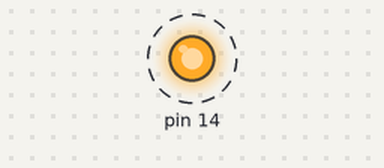
This sketch was run on a simulated Arduino Uno, built with avr-gcc and run on an emulated ATmega328P. Parts: output pins drawn as LEDs (lit = HIGH). Dashed ring = blinking.

Above: at 0.2 s.
Timing chart, 0 to 3.0 s (numbered marks = the images above):
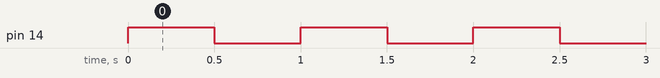

Measured:
- by itself, pin 14: alternates HIGH for 0.50 s and LOW for 0.50 s

The sketch:

ESP8266_Test000.ino
```cpp
void setup() {
  pinMode(14,OUTPUT);
  // put your setup code here, to run once:

}

void loop() {
  digitalWrite(14,HIGH);
  delay(500);
  digitalWrite(14,LOW);
  delay(500);
  // put your main code here, to run repeatedly:

}
```
